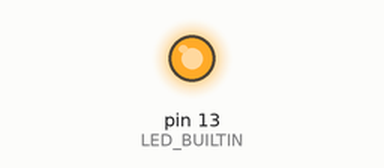
Recording of a sketch running on a simulated Arduino Uno, built with avr-gcc and run on an emulated ATmega328P. Shown: output pins drawn as LEDs (lit = HIGH). What the sketch prints to the serial monitor is not drawn.

Above: at 1.0 s.
At 3.0 s:
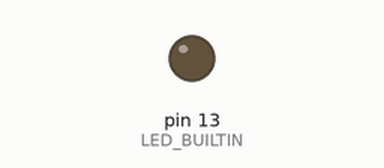
Timing chart, 0 to 5.2 s (numbered marks = the images above):
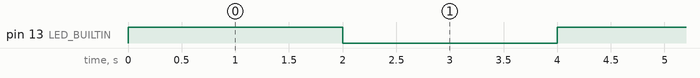

Measured:
- by itself, pin 13 (LED_BUILTIN): alternates HIGH for 2.0 s and LOW for 2.0 s

The sketch:

test1.ino
```cpp
/*
    The first code for cino to test!
*/


// the setup function runs once when you press reset or power the board
void setup() {
    Serial.begin(9600);
    // initialize digital pin LED_BUILTIN as an output.
    pinMode(LED_BUILTIN, OUTPUT);
}

  // the loop function runs over and over again forever
void loop() {
    Serial.println("TESTS FOR LIFE");
    digitalWrite(LED_BUILTIN, HIGH);   // turn the LED on (HIGH is the voltage level)
    delay(2000);                       // wait for a second
    digitalWrite(LED_BUILTIN, LOW);    // turn the LED off by making the voltage LOW
    delay(2000);                       // wait for a second
    Serial.print("\a");
}
```
